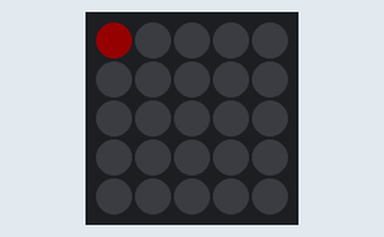
A program run on a simulated ESP32 board running MicroPython. Shown: 5×5 RGB LED matrix (first LED top left, wired row by row, every second row reversed). Dim RGB values are drawn brighter than linear.

Above: at 0.01 s.
At 0.42 s:
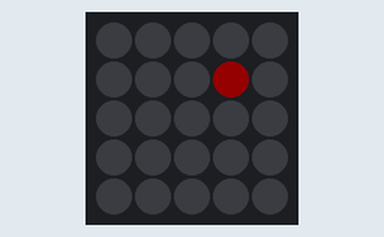
At 0.94 s:
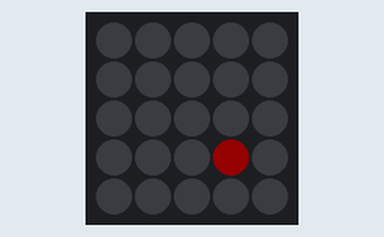
At 1.86 s:
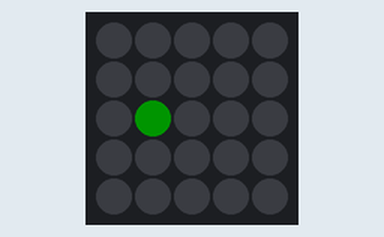
At 2.79 s:
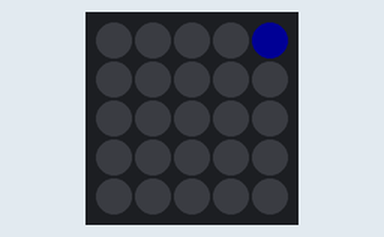
At 3.83 s:
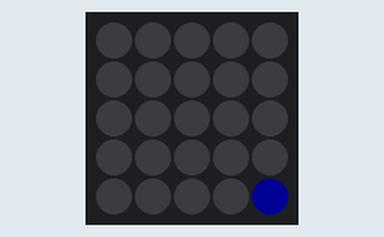

Measured:
- by itself, everything shown: repeats every 3.9 s, in 75 steps

The program:

matrix_scan.py
```python
import machine
import neopixel
import time

DATA_PIN = 16
WIDTH = 5
HEIGHT = 5
NUM_LEDS = WIDTH * HEIGHT

np = neopixel.NeoPixel(machine.Pin(DATA_PIN, machine.Pin.OUT), NUM_LEDS)


# Serpentine wiring: row 0 left-to-right, row 1 right-to-left, etc.
# If your board uses plain row-major wiring, return y * WIDTH + x instead.
def xy(x, y):
    if y % 2 == 0:
        return y * WIDTH + x
    return y * WIDTH + (WIDTH - 1 - x)


def clear():
    for i in range(NUM_LEDS):
        np[i] = (0, 0, 0)


COLORS = [(20, 0, 0), (0, 20, 0), (0, 0, 20)]

while True:
    for color in COLORS:
        for y in range(HEIGHT):
            for x in range(WIDTH):
                clear()
                np[xy(x, y)] = color
                np.write()
                time.sleep(0.05)
```
